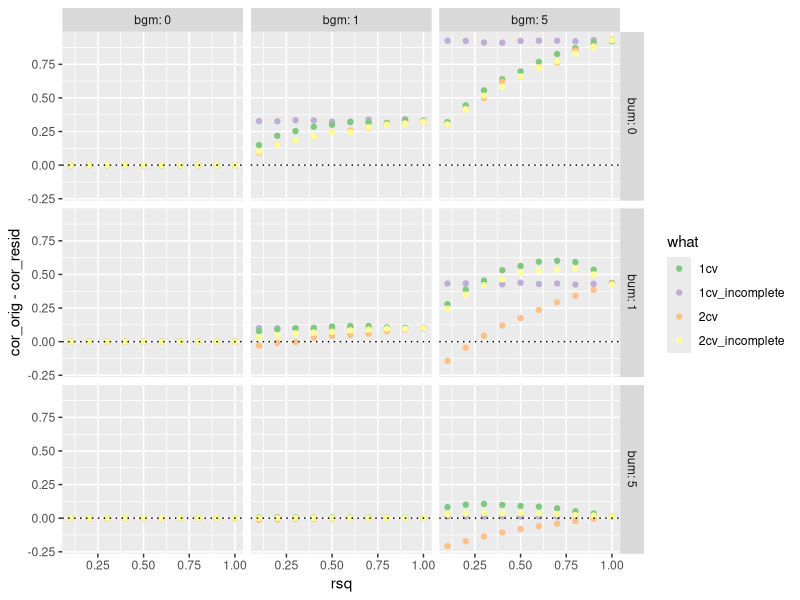
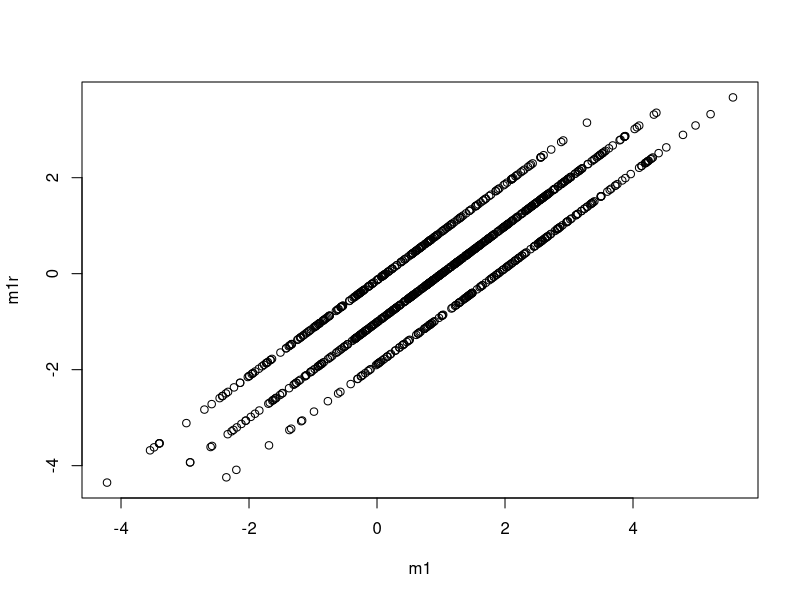

These figures' R source, in order: (Note: this script raises an error after producing the figures.)
## ---- chunk 1
library(dplyr)
library(ggplot2)
## ---- chunk 2
generate_correlated_g <- function(n, p1, p2, rsq)
{
  p <- mean(c(p1,p2))
  rsq1 <- sqrt(rsq)
  b1 <- sqrt(rsq1 * 2*p1*(1-p1) / (2*p*(1-p)))
  b2 <- sqrt(rsq1 * 2*p2*(1-p2) / (2*p*(1-p)))
  a1 <- p1 - b1*p
  a2 <- p2 - b2*p
  ve1 <- 2*p1*(1-p1) - b1^2*2*p*(1-p)
  ve2 <- 2*p2*(1-p2) - b2^2*2*p*(1-p)
  g <- rnorm(n, p, sqrt(2*p*(1-p)))
  g1 <- a1 + b1 * g + rnorm(n, 0, sqrt(ve1))
  g2 <- a2 + b2 * g + rnorm(n, 0, sqrt(ve2))
  # mean(g1)
  # mean(g2)
  # var(g1)
  # var(g2)
  # cor(g1,g2)^2
  return(tibble(g1,g2,g))
}
## ---- chunk 3
param <- expand.grid(
  rsq=seq(0.1, 1, by=0.1),
  bum=c(0, 1, 5),
  bgm=c(0, 1, 5),
  nid=10000
)
## ---- chunk 4
fn0 <- function(rsq, bgm, bum, nid) {
  g <- generate_correlated_g(nid, 0.5, 0.5, rsq)
  u <- rnorm(nid)
  m1 <- g$g * bgm + u * bum + rnorm(nid)
  m2 <- g$g * bgm + u * bum + rnorm(nid)
  m1r <- residuals(lm(m1 ~ g$g))
  m2r <- residuals(lm(m2 ~ g$g))
  tibble(
    cor_orig=cor(m1, m2), 
    cor_resid=cor(m1r, m2r)
  )
}
out0 <- lapply(1:nrow(param), function(i) do.call(fn0, param[i,])) %>% bind_rows() %>% {cbind(param,.)} 
## ---- chunk 5
fn1 <- function(rsq, bgm, bum, nid) {
  g <- generate_correlated_g(nid, 0.5, 0.5, rsq)
  u <- rnorm(nid)
  m1 <- g$g * bgm + u * bum + rnorm(nid)
  m2 <- g$g * bgm + u * bum + rnorm(nid)
  m1r <- residuals(lm(m1 ~ g$g1))
  m2r <- residuals(lm(m2 ~ g$g2))
  tibble(
    cor_orig=cor(m1, m2), 
    cor_resid=cor(m1r, m2r)
  )
}
out1 <- lapply(1:nrow(param), function(i) do.call(fn1, param[i,])) %>% bind_rows() %>% {cbind(param,.)} 
## ---- chunk 6
fn2 <- function(rsq, bgm, bum, nid) {
  g <- generate_correlated_g(nid, 0.5, 0.5, rsq)
  u <- rnorm(nid)
  m1 <- g$g1 * bgm + u * bum + rnorm(nid)
  m2 <- g$g2 * bgm + u * bum + rnorm(nid)
  m1r <- residuals(lm(m1 ~ g$g1))
  m2r <- residuals(lm(m2 ~ g$g2))
  return(tibble(
    cor_orig=cor(m1, m2), 
    cor_resid=cor(m1r, m2r)
  ))
}
out2 <- lapply(1:nrow(param), function(i) do.call(fn2, param[i,])) %>% bind_rows() %>% {cbind(param,.)}
## ---- chunk 7
fn3 <- function(rsq, bgm, bum, nid) {
  g <- generate_correlated_g(nid, 0.5, 0.5, rsq)
  u <- rnorm(nid)
  m1 <- g$g1 * bgm + u * bum + rnorm(nid)
  m2 <- g$g2 * bgm + u * bum + rnorm(nid)
  m1r <- residuals(lm(m1 ~ g$g))
  m2r <- residuals(lm(m2 ~ g$g))
  return(tibble(
    cor_orig=cor(m1, m2), 
    cor_resid=cor(m1r, m2r)
  ))
}
out3 <- lapply(1:nrow(param), function(i) do.call(fn3, param[i,])) %>% bind_rows() %>% {cbind(param,.)}
## ---- chunk 8
out <- bind_rows(
  out0 %>% mutate(what="1cv_incomplete"),
  out1 %>% mutate(what="1cv"), 
  out2 %>% mutate(what="2cv"), 
  out3 %>% mutate(what="2cv_incomplete")
)
ggplot(out, aes(x=rsq, y=cor_orig - cor_resid)) +
  geom_point(aes(colour=what)) +
  geom_hline(yintercept=0, linetype="dotted") +
  facet_grid(bum ~ bgm, labeller = label_both) +
  scale_colour_brewer(type="qual")
## ---- chunk 9
dat <- read.csv("aries_bib_summary.csv")
str(dat)
## ---- chunk 10
dat <- dat %>% mutate(
  aries_snp12same = aries_snp1_chrpos == aries_snp2_chrpos
)
table(dat$aries_snp12same)
## ---- chunk 11
n <- 1000
g <- rbinom(n, 2, 0.5)
u <- rnorm(n)
m1 <- g + u + rnorm(n)
m2 <- g + u + rnorm(n)

cor(m1, m2)
m1r <- residuals(lm(m1 ~ g))
m2r <- residuals(lm(m2 ~ g))
plot(m1r ~ m1)
## ---- chunk 12
summary(lm(aries_cor.change ~ log10(aries_snp2_pval), dat))
summary(-log10(dat$bib_snp1_pval))
summary(-log10(dat$aries_snp1_pval))
table(dat$aries_snp1_pval < 0.05)
table(dat$bib_snp1_pval < 0.05)
## ---- chunk 13
dat %>%
  ggplot(., aes(aries_cor.change, aries_rsq1+aries_rsq2)) +
  geom_point()
